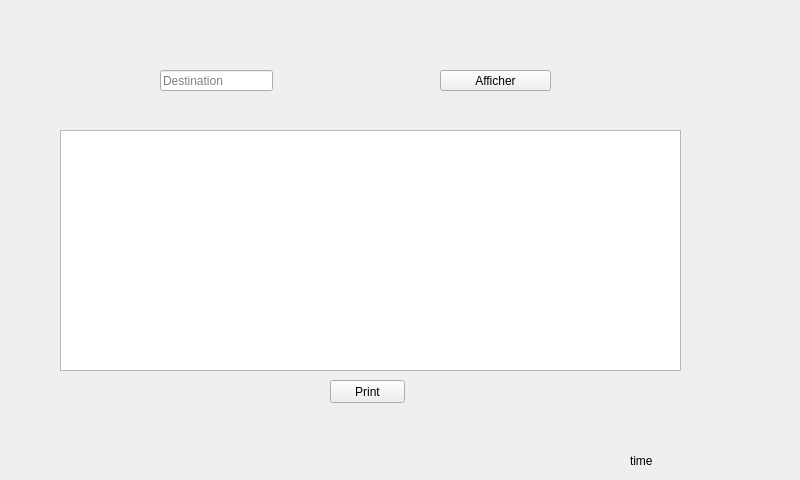
   <widget class="QWidget" name="pays">
    <attribute name="title">
     <string>Destination spécifiée</string>
    </attribute>
    <widget class="QTableView" name="tabannonce_aff_pays">
     <property name="geometry">
      <rect>
       <x>60</x>
       <y>130</y>
       <width>621</width>
       <height>241</height>
      </rect>
     </property>
    </widget>
    <widget class="QLineEdit" name="lineEdit_aff_pays">
     <property name="geometry">
      <rect>
       <x>160</x>
       <y>70</y>
       <width>113</width>
       <height>21</height>
      </rect>
     </property>
     <property name="placeholderText">
      <string>Destination</string>
     </property>
    </widget>
    <widget class="QPushButton" name="pb_aff_pays">
     <property name="geometry">
      <rect>
       <x>440</x>
       <y>70</y>
       <width>111</width>
       <height>21</height>
      </rect>
     </property>
     <property name="text">
      <string>Afficher</string>
     </property>
    </widget>
    <widget class="QLabel" name="label_5">
     <property name="geometry">
      <rect>
       <x>630</x>
       <y>450</y>
       <width>161</width>
       <height>21</height>
      </rect>
     </property>
     <property name="text">
      <string>time</string>
     </property>
    </widget>
    <widget class="QPushButton" name="pushButton_4">
     <property name="geometry">
      <rect>
       <x>330</x>
       <y>380</y>
       <width>75</width>
       <height>23</height>
      </rect>
     </property>
     <property name="text">
      <string>Print</string>
     </property>
    </widget>
   </widget>
